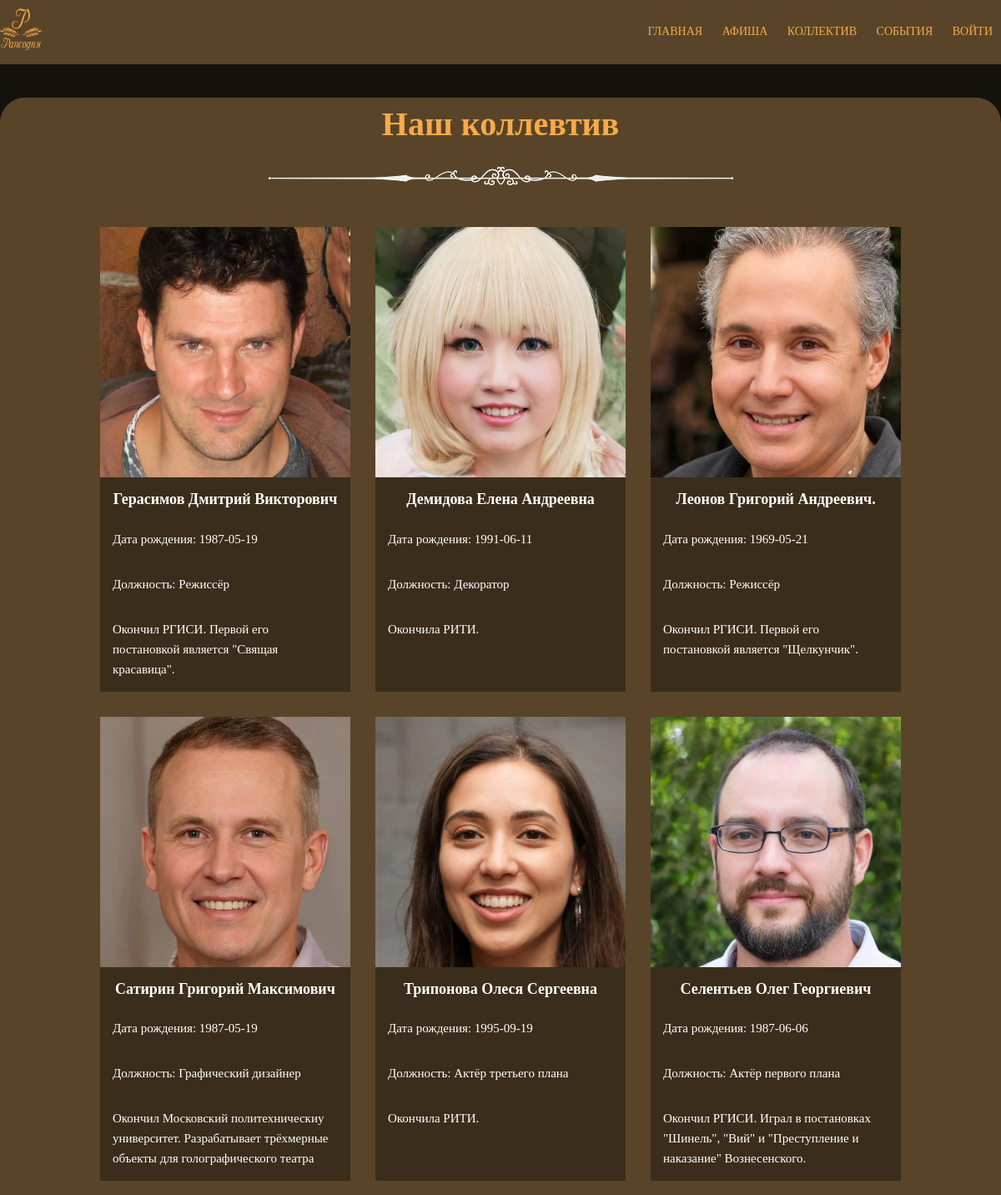
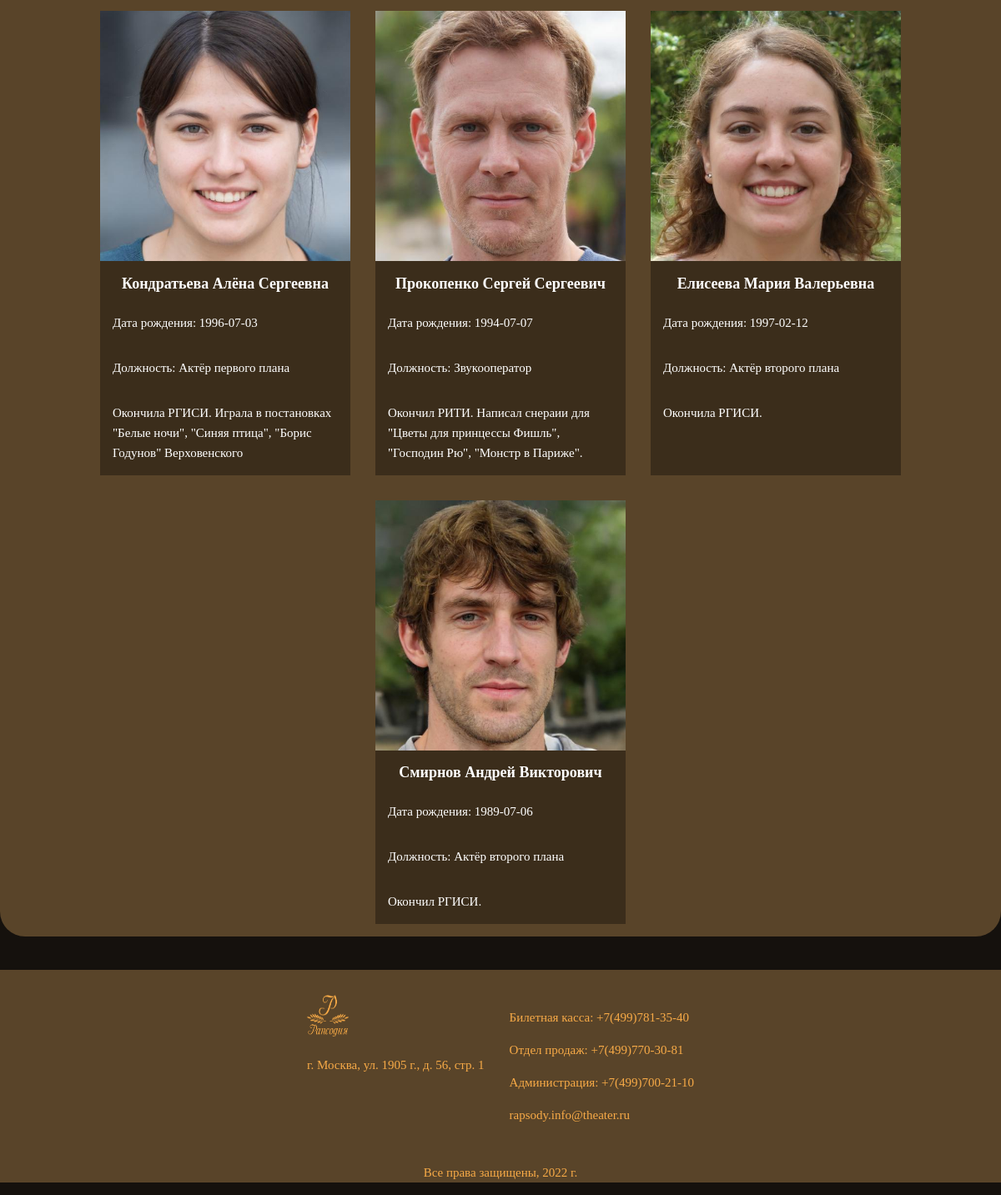
/coop.php, run on the app's committed database (2 pictures, top to bottom).
### tables this page shows
CREATE TABLE `coop` (
  `id_em` int(11) NOT NULL,
  `fio_em` varchar(70) NOT NULL,
  `bday` date DEFAULT NULL,
  `biography` varchar(500) DEFAULT NULL,
  `id_post` int(11) DEFAULT NULL,
  `img_name` varchar(30) DEFAULT NULL,
  `post` varchar(64) NOT NULL
);

### coop.php (the view, shortened to what this page needs)
<!DOCTYPE HTML>
<html lang="ru">
    <head>
        <link rel="stylesheet" type="text/css" href="css/style.css">
    </head>
    <body>
        <header class="header">
            <div class="container">
                <div class="header__inner">
                    <div class="logo">
                        <a href="index.php"><img class="logo__img" src="img/logo.png" alt="home"></a>
                    </div>
                    <nav class="nav">
                        <a class="nav__link" href="index.php">Главная</a>
                        <a class="nav__link" href="afisha.php">Афиша</a>
                        <a class="nav__link" href="coop.php">Коллектив</a>
                        <a class="nav__link" href="event.php">События</a>
                        <?php
                            include "./config/login.php";
                        ?>
                    </nav>
                </div>
            </div>
        </header>
        <section class="section">
            <div class="container">
                <h2 class="section__title">Наш коллевтив</h2>
                <div class="coop__inner">
                    <?php
                        include "./config/connect.php";
                        foreach ($pdo->query("SELECT * FROM coop") as $x) {
                            echo '
                            <div class="coop__container">
                                <div class="coop__img">
                                    <img src="'.$x['img_name'].'">
                                </div>
                                <div class="coop__fio coop_padding">
                                    '.$x['fio_em'].'
                                </div>
                                <div class="coop__bday coop_padding">
                                    Дата рождения: '.$x['bday'].'
                                </div>
                                <div class="coop__post coop_padding">
                                    Должность: '.$x['post'].'
                                </div>
                                <div class="coop__biog coop_padding">
                                    '.$x['biography'].'
                                </div>
                            </div>
                            ';
                        }
                    ?>
                </div>
            </div>
        </section>
        <footer class="footer">
            <div class="container">
                <div class="footer__inner">
                    <div class="footer__firstitems">
                        <a href="index.php"><img class="logo__img" src="img/logo.png" alt="home"></a>
                        <p class="footer__adress">г. Москва, ул. 1905 г., д. 56, стр. 1</p>
                    </div>
                    <div class="footer__seconditems">
                        <p class="footer__info">Билетная касса:   +7(499)781-35-40</p>
                        <p class="footer__info">Отдел продаж:     +7(499)770-30-81</p>
                        <p class="footer__info">Администрация: +7(499)700-21-10</p>
                        <p class="footer__info">rapsody.info@theater.ru</p>
                    </div>
                </div>
                <div class="footer__lastitem">
                    <p class="footer_rights">Все права защищены, 2022 г.</p>
                </div>
            </div>
        </footer>
    </body>
</html>

### css/style.css (style rules this page uses)
body { height: 100%; margin: 0; font-family: "Playfair Display"; font-size: 15px; line-height: 1.6; background-color: #15110D; color: #000; }
*, *:before, *:after { -webkit-box-sizing: border-box; box-sizing: border-box; }
.container { width: 100%; max-width: 1400px; margin: 0 auto; }
.header { width: 100%; display: -webkit-box; display: -ms-flexbox; display: flex; padding: 10px 0 10px 0; top: 0; left: 0; right: 0; z-index: 50; background-color: #594429; }
.header__inner { display: -webkit-box; display: -ms-flexbox; display: flex; -webkit-box-pack: justify; -ms-flex-pack: justify; justify-content: space-between; -webkit-box-align: center; -ms-flex-align: center; align-items: center; }
.logo__img { width: 50px; height: 50px; }
.nav { font-size: 14px; text-transform: uppercase; }
.nav__link { color: #F7AA47; vertical-align: top; display: inline-block; margin: 0 10px; text-decoration: none; -webkit-transition: .2s; transition: .2s; }
.section { border-radius: 30px; background-color: #594429; width: 100%; margin: 40px auto; position: relative; max-width: 1600px; min-height: 60vh; }
.section__title { font-size: 30pt; text-align: center; color: #F7AA47; margin-bottom: 0.3em; }
.section__title:after { content: url("../img/whimg.png"); display: block; }
footer { padding-top: 1em; }
.footer { margin-bottom: 0; color: #F7AA47; background-color: #594429; }
.footer__inner { display: -webkit-box; display: -ms-flexbox; display: flex; -webkit-box-orient: horizontal; -webkit-box-direction: normal; -ms-flex-direction: row; flex-direction: row; -webkit-box-pack: center; -ms-flex-pack: center; justify-content: center; -webkit-box-align: stretch; -ms-flex-align: stretch; align-items: stretch; }
.footer__firstitems { padding: 1em; }
.footer__adress { display: -webkit-box; display: -ms-flexbox; display: flex; }
.footer__seconditems { width: -webkit-fit-content; width: -moz-fit-content; width: fit-content; padding: 1em; }
.footer__info { display: -webkit-box; display: -ms-flexbox; display: flex; -webkit-box-orient: horizontal; -webkit-box-direction: normal; -ms-flex-direction: row; flex-direction: row; }
.coop__inner { display: -webkit-box; display: -ms-flexbox; display: flex; -webkit-box-orient: horizontal; -webkit-box-direction: normal; -ms-flex-direction: row; flex-direction: row; -webkit-box-pack: center; -ms-flex-pack: center; justify-content: center; -ms-flex-wrap: wrap; flex-wrap: wrap; }
.coop__container { display: -webkit-box; display: -ms-flexbox; display: flex; -webkit-box-orient: vertical; -webkit-box-direction: normal; -ms-flex-direction: column; flex-direction: column; width: 20em; margin: 1em; color: white; background-color: rgba(0, 0, 0, 0.342); }
.coop__container .coop__img img { width: 20em; }
.coop__container .coop__fio { font-size: 1.2em; text-align: center; font-weight: bold; padding: 0.3em 0.3em !important; }
.coop__container .coop_padding { padding: 1em; font-family: "Playfair Display"; }
.footer__lastitem { text-align: center; }

### data on the page
coop: img_name (picture), fio_em "Герасимов Дмитрий Викторович", bday "1987-05-19", post "Режиссёр", biography "Окончил РГИСИ. Первой его постановкой является \"Свящая красавица\"."
coop: img_name (picture), fio_em "Демидова Елена Андреевна", bday "1991-06-11", post "Декоратор", biography "Окончила РИТИ."
coop: img_name (picture), fio_em "Леонов Григорий Андреевич.", bday "1969-05-21", post "Режиссёр", biography "Окончил РГИСИ. Первой его постановкой является \"Щелкунчик\"."
coop: img_name (picture), fio_em "Сатирин Григорий Максимович", bday "1987-05-19", post "Графический дизайнер", biography "Окончил Московский политехническиу университет. Разрабатывает трёхмерные объекты для голографического театра"
coop: img_name (picture), fio_em "Трипонова Олеся Сергеевна", bday "1995-09-19", post "Актёр третьего плана", biography "Окончила РИТИ."
coop: img_name (picture), fio_em "Селентьев Олег Георгиевич", bday "1987-06-06", post "Актёр первого плана", biography "Окончил РГИСИ. Играл в постановках \"Шинель\", \"Вий\" и \"Преступление и наказание\" Вознесенского."
coop: img_name (picture), fio_em "Кондратьева Алёна Сергеевна", bday "1996-07-03", post "Актёр первого плана", biography "Окончила РГИСИ. Играла в постановках \"Белые ночи\", \"Синяя птица\", \"Борис Годунов\" Верховенского"
coop: img_name (picture), fio_em "Прокопенко Сергей Сергеевич", bday "1994-07-07", post "Звукооператор", biography "Окончил РИТИ. Написал снераии для \"Цветы для принцессы Фишль\", \"Господин Рю\", \"Монстр в Париже\"."
coop: img_name (picture), fio_em "Елисеева Мария Валерьевна", bday "1997-02-12", post "Актёр второго плана", biography "Окончила РГИСИ."
coop: img_name (picture), fio_em "Смирнов Андрей Викторович", bday "1989-07-06", post "Актёр второго плана", biography "Окончил РГИСИ."
